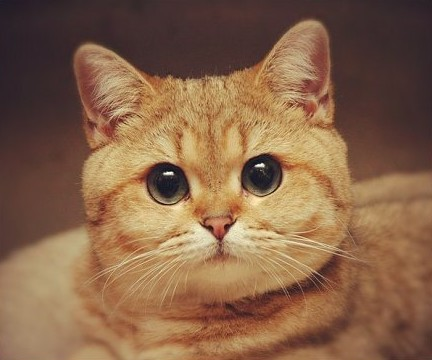
#> input picture test.jpg, 432 x 360 px
$ python filter.py   (older library calls are emulated)
#> lines starting #> are read from the running program, lines starting #| are printed output that depends on the picture
from PIL import Image, ImageFilter, ImageEnhance, ImageDraw, ImageOps

MAXPIX = 255
DELTA = 30
EPS = 0.0001

img = Image.open("test.jpg")
#> img is the input picture: PIL image 432x360 RGB; mean R, G, B 135.1, 100.2, 73.1
img.show() #before processing

img = img.filter(ImageFilter.DETAIL)
enh = ImageEnhance.Contrast(img).enhance(1.3) #30% more contrast
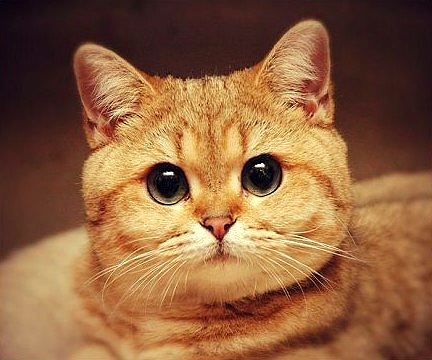
#> enh: PIL image 432x360 RGB; mean R, G, B 142.4, 97.4, 62.4
out = enh.filter(ImageFilter.BLUR)
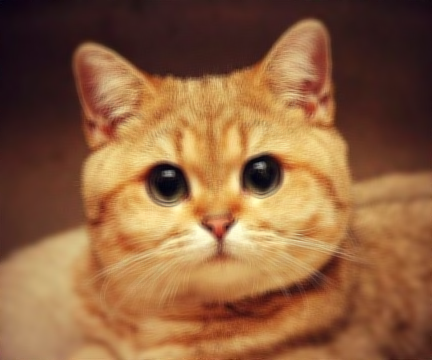
#> out: PIL image 432x360 RGB; mean R, G, B 142.4, 97.4, 62.4

x, y = enh.size
#> x = 432; y = 360
eX, eY = x / 2, y / 2
#> eX = 216; eY = 180

'''
bbox =  (x/2 - eX/2, y/2 - eY/2, x/2 + eX/2, y/2 + eY/2)
draw = ImageDraw.Draw(enh)
draw.ellipse(bbox, fill = 128)
del draw
'''

n = 5
icons = [Image.open(str(im) + ".png").convert("RGBA") for im in range(1, n)]
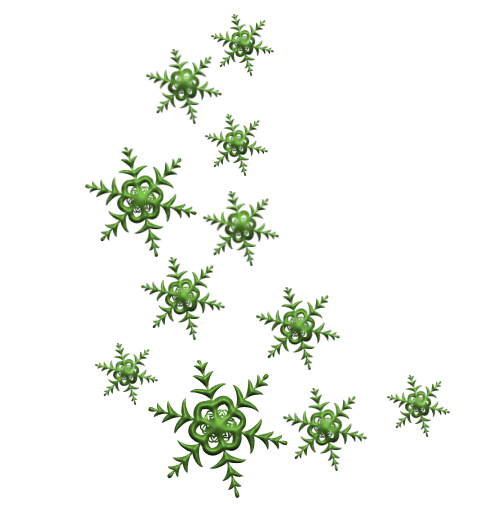
#> input picture 1.png, 500 x 512 px
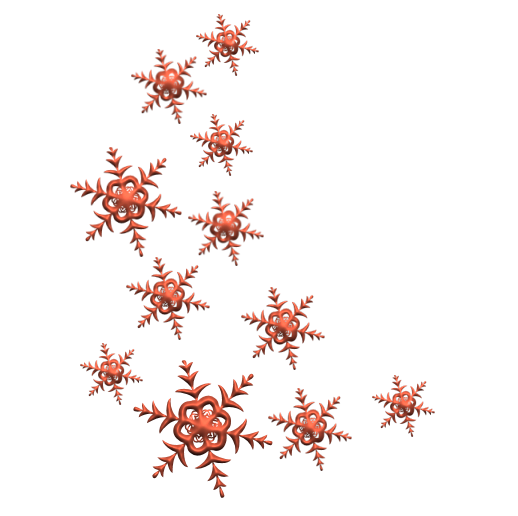
#> input picture 2.png, 518 x 516 px
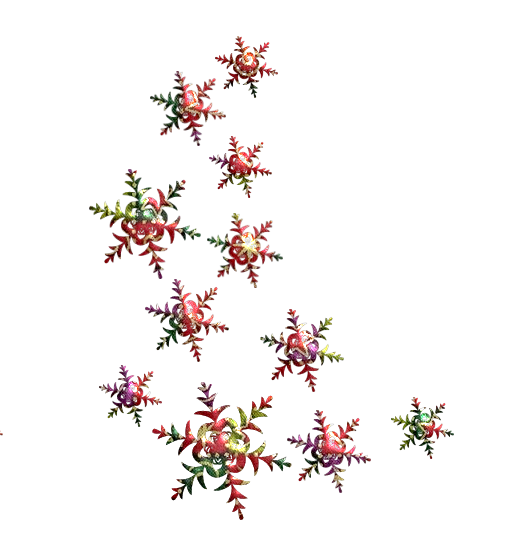
#> input picture 3.png, 514 x 544 px
#> (the run stopped early here; a loop or call above may not have finished)
